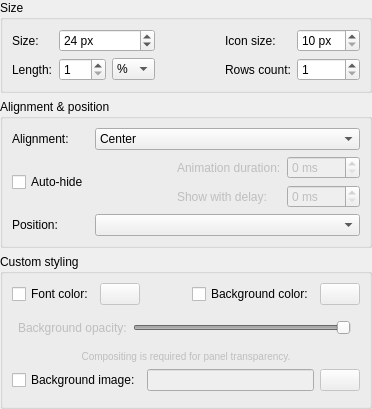
<?xml version="1.0" encoding="UTF-8"?>
<ui version="4.0">
 <class>ConfigPanelWidget</class>
 <widget class="QWidget" name="ConfigPanelWidget">
  <property name="geometry">
   <rect>
    <x>0</x>
    <y>0</y>
    <width>372</width>
    <height>397</height>
   </rect>
  </property>
  <property name="sizePolicy">
   <sizepolicy hsizetype="Minimum" vsizetype="Minimum">
    <horstretch>0</horstretch>
    <verstretch>0</verstretch>
   </sizepolicy>
  </property>
  <property name="windowTitle">
   <string>Configure panel</string>
  </property>
  <layout class="QVBoxLayout" name="verticalLayout">
   <property name="leftMargin">
    <number>0</number>
   </property>
   <property name="topMargin">
    <number>0</number>
   </property>
   <property name="rightMargin">
    <number>0</number>
   </property>
   <property name="bottomMargin">
    <number>0</number>
   </property>
   <item>
    <widget class="QGroupBox" name="groupBox_size">
     <property name="sizePolicy">
      <sizepolicy hsizetype="Preferred" vsizetype="Minimum">
       <horstretch>0</horstretch>
       <verstretch>0</verstretch>
      </sizepolicy>
     </property>
     <property name="title">
      <string>Size</string>
     </property>
     <property name="checkable">
      <bool>false</bool>
     </property>
     <layout class="QHBoxLayout" name="horizontalLayout_2">
      <item>
       <widget class="QWidget" name="widget_8" native="true">
        <layout class="QGridLayout" name="gridLayout_4">
         <property name="leftMargin">
          <number>0</number>
         </property>
         <property name="topMargin">
          <number>0</number>
         </property>
         <property name="rightMargin">
          <number>0</number>
         </property>
         <property name="bottomMargin">
          <number>0</number>
         </property>
         <item row="1" column="1">
          <widget class="QSpinBox" name="spinBox_length">
           <property name="toolTip">
            <string>&lt;p&gt;Negative pixel value sets the panel length to that many pixels less than available screen space.&lt;/p&gt;&lt;p/&gt;&lt;p&gt;&lt;i&gt;E.g. &quot;Length&quot; set to -100px, screen size is 1000px, then real panel length will be 900 px.&lt;/i&gt;&lt;/p&gt;</string>
           </property>
           <property name="minimum">
            <number>1</number>
           </property>
           <property name="maximum">
            <number>100</number>
           </property>
          </widget>
         </item>
         <item row="0" column="0">
          <widget class="QLabel" name="label">
           <property name="text">
            <string>Size:</string>
           </property>
          </widget>
         </item>
         <item row="1" column="0">
          <widget class="QLabel" name="label_length">
           <property name="text">
            <string>Length:</string>
           </property>
          </widget>
         </item>
         <item row="1" column="2">
          <widget class="QComboBox" name="comboBox_lenghtType">
           <item>
            <property name="text">
             <string>%</string>
            </property>
           </item>
           <item>
            <property name="text">
             <string>px</string>
            </property>
           </item>
          </widget>
         </item>
         <item row="0" column="1" colspan="2">
          <widget class="QSpinBox" name="spinBox_panelSize">
           <property name="suffix">
            <string> px</string>
           </property>
           <property name="value">
            <number>24</number>
           </property>
          </widget>
         </item>
        </layout>
       </widget>
      </item>
      <item>
       <spacer name="horizontalSpacer">
        <property name="orientation">
         <enum>Qt::Horizontal</enum>
        </property>
        <property name="sizeType">
         <enum>QSizePolicy::MinimumExpanding</enum>
        </property>
        <property name="sizeHint" stdset="0">
         <size>
          <width>5</width>
          <height>20</height>
         </size>
        </property>
       </spacer>
      </item>
      <item>
       <widget class="QWidget" name="widget_9" native="true">
        <layout class="QGridLayout" name="gridLayout">
         <property name="leftMargin">
          <number>0</number>
         </property>
         <property name="topMargin">
          <number>0</number>
         </property>
         <property name="rightMargin">
          <number>0</number>
         </property>
         <property name="bottomMargin">
          <number>0</number>
         </property>
         <item row="0" column="1">
          <widget class="QSpinBox" name="spinBox_iconSize">
           <property name="suffix">
            <string> px</string>
           </property>
           <property name="minimum">
            <number>10</number>
           </property>
           <property name="maximum">
            <number>128</number>
           </property>
          </widget>
         </item>
         <item row="0" column="0">
          <widget class="QLabel" name="label_iconSize">
           <property name="text">
            <string>Icon size:</string>
           </property>
          </widget>
         </item>
         <item row="1" column="0">
          <widget class="QLabel" name="label_lineCount">
           <property name="text">
            <string>Rows count:</string>
           </property>
          </widget>
         </item>
         <item row="1" column="1">
          <widget class="QSpinBox" name="spinBox_lineCount">
           <property name="minimum">
            <number>1</number>
           </property>
           <property name="maximum">
            <number>20</number>
           </property>
          </widget>
         </item>
        </layout>
       </widget>
      </item>
     </layout>
    </widget>
   </item>
   <item>
    <widget class="QGroupBox" name="groupBox">
     <property name="sizePolicy">
      <sizepolicy hsizetype="Preferred" vsizetype="Minimum">
       <horstretch>0</horstretch>
       <verstretch>0</verstretch>
      </sizepolicy>
     </property>
     <property name="title">
      <string>Alignment &amp;&amp; position</string>
     </property>
     <layout class="QGridLayout" name="gridLayout_2">
      <item row="1" column="0" rowspan="2">
       <widget class="QCheckBox" name="checkBox_hidable">
        <property name="sizePolicy">
         <sizepolicy hsizetype="Preferred" vsizetype="Preferred">
          <horstretch>0</horstretch>
          <verstretch>0</verstretch>
         </sizepolicy>
        </property>
        <property name="text">
         <string>Auto-hide</string>
        </property>
       </widget>
      </item>
      <item row="1" column="3">
       <widget class="QSpinBox" name="spinBox_animation">
        <property name="enabled">
         <bool>false</bool>
        </property>
        <property name="toolTip">
         <string>Zero means no animation</string>
        </property>
        <property name="suffix">
         <string> ms</string>
        </property>
        <property name="maximum">
         <number>500</number>
        </property>
        <property name="singleStep">
         <number>50</number>
        </property>
       </widget>
      </item>
      <item row="3" column="0">
       <widget class="QLabel" name="label_position">
        <property name="text">
         <string>Position:</string>
        </property>
       </widget>
      </item>
      <item row="1" column="2">
       <widget class="QLabel" name="label_animation">
        <property name="enabled">
         <bool>false</bool>
        </property>
        <property name="toolTip">
         <string>Zero means no animation</string>
        </property>
        <property name="text">
         <string>Animation duration:</string>
        </property>
       </widget>
      </item>
      <item row="0" column="0">
       <widget class="QLabel" name="label_alignment">
        <property name="text">
         <string>Alignment:</string>
        </property>
       </widget>
      </item>
      <item row="1" column="1">
       <spacer name="horizontalSpacer_3">
        <property name="orientation">
         <enum>Qt::Horizontal</enum>
        </property>
        <property name="sizeHint" stdset="0">
         <size>
          <width>5</width>
          <height>5</height>
         </size>
        </property>
       </spacer>
      </item>
      <item row="0" column="1" colspan="3">
       <widget class="QComboBox" name="comboBox_alignment">
        <property name="currentIndex">
         <number>1</number>
        </property>
        <item>
         <property name="text">
          <string>Left</string>
         </property>
        </item>
        <item>
         <property name="text">
          <string>Center</string>
         </property>
        </item>
        <item>
         <property name="text">
          <string>Right</string>
         </property>
        </item>
       </widget>
      </item>
      <item row="2" column="3">
       <widget class="QSpinBox" name="spinBox_delay">
        <property name="enabled">
         <bool>false</bool>
        </property>
        <property name="toolTip">
         <string>Zero means no delay</string>
        </property>
        <property name="suffix">
         <string> ms</string>
        </property>
        <property name="maximum">
         <number>2000</number>
        </property>
        <property name="singleStep">
         <number>50</number>
        </property>
       </widget>
      </item>
      <item row="2" column="2">
       <widget class="QLabel" name="label_delay">
        <property name="enabled">
         <bool>false</bool>
        </property>
        <property name="toolTip">
         <string>Zero means no delay</string>
        </property>
        <property name="text">
         <string>Show with delay:</string>
        </property>
       </widget>
      </item>
      <item row="3" column="1" colspan="3">
       <widget class="QComboBox" name="comboBox_position"/>
      </item>
     </layout>
    </widget>
   </item>
   <item>
    <widget class="QGroupBox" name="groupBox_2">
     <property name="sizePolicy">
      <sizepolicy hsizetype="Preferred" vsizetype="Minimum">
       <horstretch>0</horstretch>
       <verstretch>0</verstretch>
      </sizepolicy>
     </property>
     <property name="title">
      <string>Custom styling</string>
     </property>
     <layout class="QGridLayout" name="gridLayout_3">
      <item row="0" column="0" colspan="5">
       <widget class="QWidget" name="widget_6" native="true">
        <layout class="QHBoxLayout" name="horizontalLayout_6">
         <property name="leftMargin">
          <number>0</number>
         </property>
         <property name="topMargin">
          <number>0</number>
         </property>
         <property name="rightMargin">
          <number>0</number>
         </property>
         <property name="bottomMargin">
          <number>0</number>
         </property>
         <item>
          <widget class="QCheckBox" name="checkBox_customFontColor">
           <property name="text">
            <string>Font color:</string>
           </property>
          </widget>
         </item>
         <item>
          <widget class="QPushButton" name="pushButton_customFontColor">
           <property name="enabled">
            <bool>false</bool>
           </property>
           <property name="styleSheet">
            <string notr="true"/>
           </property>
           <property name="text">
            <string/>
           </property>
           <property name="icon">
            <iconset theme="color-picker">
             <normaloff>../../../../../.designer/backup</normaloff>../../../../../.designer/backup</iconset>
           </property>
          </widget>
         </item>
         <item>
          <spacer name="horizontalSpacer_2">
           <property name="orientation">
            <enum>Qt::Horizontal</enum>
           </property>
           <property name="sizeType">
            <enum>QSizePolicy::MinimumExpanding</enum>
           </property>
           <property name="sizeHint" stdset="0">
            <size>
             <width>5</width>
             <height>20</height>
            </size>
           </property>
          </spacer>
         </item>
         <item>
          <widget class="QCheckBox" name="checkBox_customBgColor">
           <property name="text">
            <string>Background color:</string>
           </property>
          </widget>
         </item>
         <item>
          <widget class="QPushButton" name="pushButton_customBgColor">
           <property name="enabled">
            <bool>false</bool>
           </property>
           <property name="styleSheet">
            <string notr="true"/>
           </property>
           <property name="text">
            <string/>
           </property>
           <property name="icon">
            <iconset theme="color-picker">
             <normaloff>../../../../../.designer/backup</normaloff>../../../../../.designer/backup</iconset>
           </property>
          </widget>
         </item>
        </layout>
       </widget>
      </item>
      <item row="2" column="0" colspan="5">
       <widget class="QWidget" name="widget_3" native="true">
        <layout class="QHBoxLayout" name="horizontalLayout_3">
         <property name="spacing">
          <number>6</number>
         </property>
         <property name="leftMargin">
          <number>6</number>
         </property>
         <item>
          <widget class="QLabel" name="label_2">
           <property name="enabled">
            <bool>false</bool>
           </property>
           <property name="text">
            <string>Background opacity:</string>
           </property>
          </widget>
         </item>
         <item>
          <widget class="QSlider" name="slider_opacity">
           <property name="enabled">
            <bool>false</bool>
           </property>
           <property name="maximum">
            <number>100</number>
           </property>
           <property name="pageStep">
            <number>5</number>
           </property>
           <property name="value">
            <number>100</number>
           </property>
           <property name="orientation">
            <enum>Qt::Horizontal</enum>
           </property>
          </widget>
         </item>
        </layout>
       </widget>
      </item>
      <item row="3" column="0" colspan="5">
       <widget class="QLabel" name="compositingL">
        <property name="enabled">
         <bool>false</bool>
        </property>
        <property name="text">
         <string>&lt;small&gt;Compositing is required for panel transparency.&lt;/small&gt;</string>
        </property>
        <property name="alignment">
         <set>Qt::AlignCenter</set>
        </property>
       </widget>
      </item>
      <item row="6" column="0" colspan="2">
       <widget class="QWidget" name="widget" native="true">
        <layout class="QHBoxLayout" name="horizontalLayout">
         <property name="leftMargin">
          <number>0</number>
         </property>
         <property name="topMargin">
          <number>0</number>
         </property>
         <property name="rightMargin">
          <number>0</number>
         </property>
         <property name="bottomMargin">
          <number>0</number>
         </property>
        </layout>
       </widget>
      </item>
      <item row="5" column="0">
       <widget class="QCheckBox" name="checkBox_customBgImage">
        <property name="text">
         <string>Background image:</string>
        </property>
       </widget>
      </item>
      <item row="5" column="1" colspan="4">
       <widget class="QWidget" name="widget_4" native="true">
        <layout class="QHBoxLayout" name="horizontalLayout_4">
         <property name="leftMargin">
          <number>0</number>
         </property>
         <property name="topMargin">
          <number>0</number>
         </property>
         <property name="rightMargin">
          <number>0</number>
         </property>
         <property name="bottomMargin">
          <number>0</number>
         </property>
         <item>
          <widget class="QLineEdit" name="lineEdit_customBgImage">
           <property name="enabled">
            <bool>false</bool>
           </property>
          </widget>
         </item>
         <item>
          <widget class="QPushButton" name="pushButton_customBgImage">
           <property name="enabled">
            <bool>false</bool>
           </property>
           <property name="styleSheet">
            <string notr="true"/>
           </property>
           <property name="text">
            <string/>
           </property>
           <property name="icon">
            <iconset theme="insert-image">
             <normaloff>../../../../../.designer/backup</normaloff>../../../../../.designer/backup</iconset>
           </property>
          </widget>
         </item>
        </layout>
       </widget>
      </item>
     </layout>
    </widget>
   </item>
  </layout>
 </widget>
 <resources/>
 <connections>
  <connection>
   <sender>checkBox_customBgColor</sender>
   <signal>toggled(bool)</signal>
   <receiver>pushButton_customBgColor</receiver>
   <slot>setEnabled(bool)</slot>
   <hints>
    <hint type="sourcelabel">
     <x>144</x>
     <y>332</y>
    </hint>
    <hint type="destinationlabel">
     <x>350</x>
     <y>350</y>
    </hint>
   </hints>
  </connection>
  <connection>
   <sender>checkBox_customBgImage</sender>
   <signal>toggled(bool)</signal>
   <receiver>lineEdit_customBgImage</receiver>
   <slot>setEnabled(bool)</slot>
   <hints>
    <hint type="sourcelabel">
     <x>137</x>
     <y>403</y>
    </hint>
    <hint type="destinationlabel">
     <x>149</x>
     <y>440</y>
    </hint>
   </hints>
  </connection>
  <connection>
   <sender>checkBox_customBgImage</sender>
   <signal>toggled(bool)</signal>
   <receiver>pushButton_customBgImage</receiver>
   <slot>setEnabled(bool)</slot>
   <hints>
    <hint type="sourcelabel">
     <x>125</x>
     <y>403</y>
    </hint>
    <hint type="destinationlabel">
     <x>350</x>
     <y>441</y>
    </hint>
   </hints>
  </connection>
  <connection>
   <sender>checkBox_customFontColor</sender>
   <signal>toggled(bool)</signal>
   <receiver>pushButton_customFontColor</receiver>
   <slot>setEnabled(bool)</slot>
   <hints>
    <hint type="sourcelabel">
     <x>190</x>
     <y>294</y>
    </hint>
    <hint type="destinationlabel">
     <x>350</x>
     <y>312</y>
    </hint>
   </hints>
  </connection>
  <connection>
   <sender>checkBox_customBgColor</sender>
   <signal>toggled(bool)</signal>
   <receiver>slider_opacity</receiver>
   <slot>setEnabled(bool)</slot>
   <hints>
    <hint type="sourcelabel">
     <x>99</x>
     <y>333</y>
    </hint>
    <hint type="destinationlabel">
     <x>114</x>
     <y>367</y>
    </hint>
   </hints>
  </connection>
  <connection>
   <sender>checkBox_customBgColor</sender>
   <signal>toggled(bool)</signal>
   <receiver>label_2</receiver>
   <slot>setEnabled(bool)</slot>
   <hints>
    <hint type="sourcelabel">
     <x>34</x>
     <y>341</y>
    </hint>
    <hint type="destinationlabel">
     <x>32</x>
     <y>362</y>
    </hint>
   </hints>
  </connection>
  <connection>
   <sender>checkBox_customBgColor</sender>
   <signal>toggled(bool)</signal>
   <receiver>compositingL</receiver>
   <slot>setEnabled(bool)</slot>
   <hints>
    <hint type="sourcelabel">
     <x>20</x>
     <y>20</y>
    </hint>
    <hint type="destinationlabel">
     <x>20</x>
     <y>20</y>
    </hint>
   </hints>
  </connection>
  <connection>
   <sender>checkBox_hidable</sender>
   <signal>toggled(bool)</signal>
   <receiver>label_animation</receiver>
   <slot>setEnabled(bool)</slot>
   <hints>
    <hint type="sourcelabel">
     <x>59</x>
     <y>198</y>
    </hint>
    <hint type="destinationlabel">
     <x>211</x>
     <y>198</y>
    </hint>
   </hints>
  </connection>
  <connection>
   <sender>checkBox_hidable</sender>
   <signal>toggled(bool)</signal>
   <receiver>spinBox_animation</receiver>
   <slot>setEnabled(bool)</slot>
   <hints>
    <hint type="sourcelabel">
     <x>59</x>
     <y>198</y>
    </hint>
    <hint type="destinationlabel">
     <x>319</x>
     <y>198</y>
    </hint>
   </hints>
  </connection>
  <connection>
   <sender>checkBox_hidable</sender>
   <signal>toggled(bool)</signal>
   <receiver>spinBox_delay</receiver>
   <slot>setEnabled(bool)</slot>
   <hints>
    <hint type="sourcelabel">
     <x>60</x>
     <y>188</y>
    </hint>
    <hint type="destinationlabel">
     <x>315</x>
     <y>202</y>
    </hint>
   </hints>
  </connection>
  <connection>
   <sender>checkBox_hidable</sender>
   <signal>toggled(bool)</signal>
   <receiver>label_delay</receiver>
   <slot>setEnabled(bool)</slot>
   <hints>
    <hint type="sourcelabel">
     <x>60</x>
     <y>188</y>
    </hint>
    <hint type="destinationlabel">
     <x>203</x>
     <y>202</y>
    </hint>
   </hints>
  </connection>
 </connections>
</ui>
